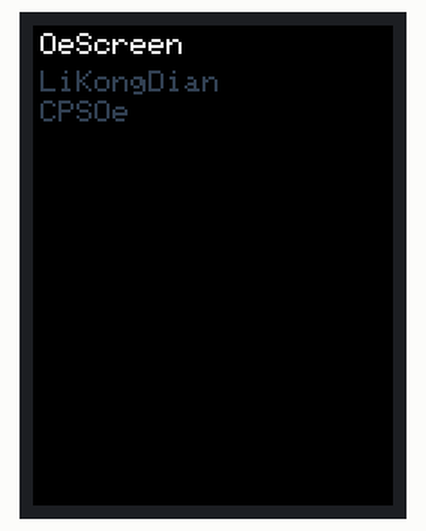
Simulated run of this sketch. Board: ESP32. On the bench: 240×320 colour display.

Above: at 0.3 s.

The sketch:

tft_test.ino
```cpp
/* 作者：理空电CPSOe
   许可证：MIT
*/

#include <TFT_eSPI.h>
#include <SPI.h>
TFT_eSPI tft = TFT_eSPI();

void setup()
{
  int nameBlue = tft.color565(48, 64, 82);
  tft.init();
  tft.fillScreen(TFT_BLACK);
  tft.setRotation(0);

  tft.setCursor(0, 0, 1);
  tft.setTextColor(TFT_WHITE);
  tft.setTextSize(2);
  tft.drawString("OeScreen", 5, 5);
  tft.setTextColor(nameBlue);
  tft.drawString("LiKongDian", 5, 30);
  tft.drawString("CPSOe", 5, 50);
}

void loop()
{
  // put your main code here, to run repeatedly:
}
```
